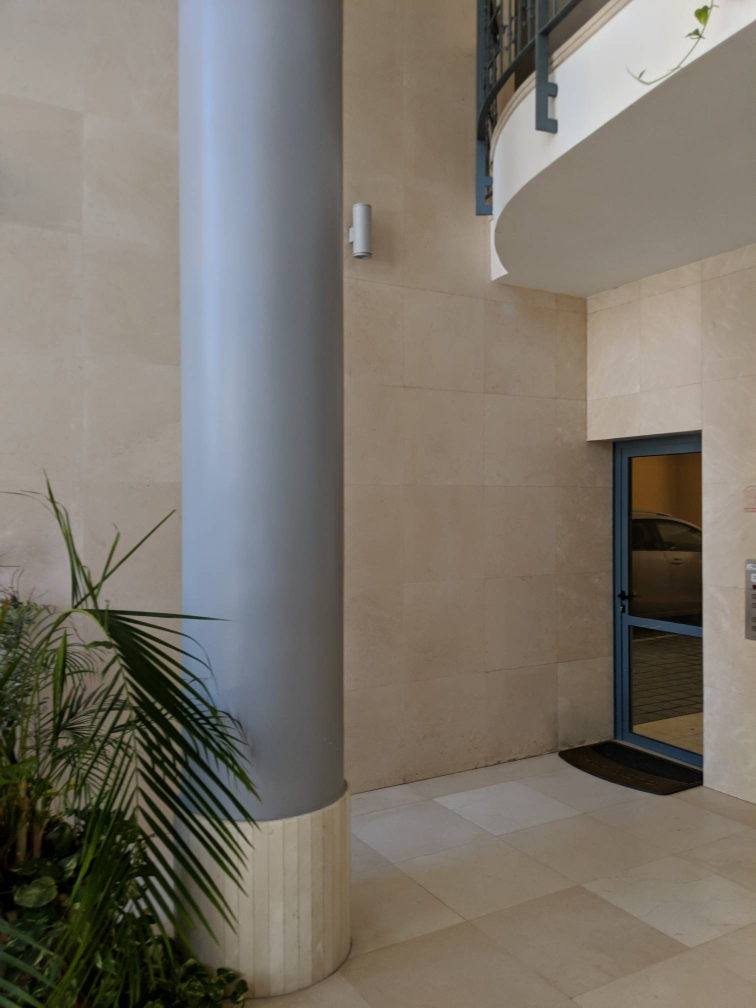
#> input picture Ass2/Images/Office/1.jpg, 1512 x 2016 px, found by its file name (shown at 1/2 size); its folder holds 2 pictures in this run
$ python main11.py
#> lines starting #> are read from the running program, lines starting #| are printed output that depends on the picture
import cv2
import numpy as np

def detect_and_match_keypoints(img1, img2):
    sift = cv2.SIFT_create()

    kp1, des1 = sift.detectAndCompute(img1, None)
    kp2, des2 = sift.detectAndCompute(img2, None)

    img1_with_keypoints = cv2.drawKeypoints(img1, kp1, None, color=(0, 255, 0), flags=cv2.DRAW_MATCHES_FLAGS_DRAW_RICH_KEYPOINTS)
    img2_with_keypoints = cv2.drawKeypoints(img2, kp2, None, color=(0, 255, 0), flags=cv2.DRAW_MATCHES_FLAGS_DRAW_RICH_KEYPOINTS)

    bf = cv2.BFMatcher()

    matches = bf.knnMatch(des1, des2, k=2)

    good_matches = []
    for m, n in matches:
        if m.distance < 0.25 * n.distance:
            good_matches.append(m)

    print(len(good_matches))

    matched_img = cv2.drawMatches(img1_with_keypoints, kp1, img2_with_keypoints, kp2, good_matches, None, flags=cv2.DrawMatchesFlags_NOT_DRAW_SINGLE_POINTS)

    # [4 lines of commented-out code are left out]


    src_pts = np.float32([kp1[m.queryIdx].pt for m in good_matches]).reshape(-1, 1, 2)
    dst_pts = np.float32([kp2[m.trainIdx].pt for m in good_matches]).reshape(-1, 1, 2)
    return src_pts, dst_pts
   # return src_pts, dst_pts, matched_img


def estimate_homography(src_pts, dst_pts):
    H, _ = cv2.findHomography(src_pts, dst_pts, cv2.RANSAC, 5.0)
    return H

# [73 lines left out: functions warp_and_stitch_images, GetNewFrameSizeAndMatrix, not called in this run]


def Convert_xy(x, y):
    global center, f

    xt = ( f * np.tan( (x - center[0]) / f ) ) + center[0]
    yt = ( (y - center[1]) / np.cos( (x - center[0]) / f ) ) + center[1]

    return xt, yt


def ProjectOntoCylinder(InitialImage):
    global w, h, center, f
    h, w = InitialImage.shape[:2]
    center = [w // 2, h // 2]
    f = 1100       # 1100 field; 1000 Sun; 1500 Rainier; 1050 Helens

    # Creating a blank transformed image
    TransformedImage = np.zeros(InitialImage.shape, dtype=np.uint8)

    # Storing all coordinates of the transformed image in 2 arrays (x and y coordinates)
    AllCoordinates_of_ti =  np.array([np.array([i, j]) for i in range(w) for j in range(h)])
    ti_x = AllCoordinates_of_ti[:, 0]
    ti_y = AllCoordinates_of_ti[:, 1]

    # Finding corresponding coordinates of the transformed image in the initial image
    ii_x, ii_y = Convert_xy(ti_x, ti_y)

    # Rounding off the coordinate values to get exact pixel values (top-left corner)
    ii_tl_x = ii_x.astype(int)
    ii_tl_y = ii_y.astype(int)

    # Finding transformed image points whose corresponding
    # initial image points lies inside the initial image
    GoodIndices = (ii_tl_x >= 0) * (ii_tl_x <= (w-2)) * (ii_tl_y >= 0) * (ii_tl_y <= (h-2))

    # Removing all the outside points from everywhere
    ti_x = ti_x[GoodIndices]
    ti_y = ti_y[GoodIndices]

    ii_x = ii_x[GoodIndices]
    ii_y = ii_y[GoodIndices]

    ii_tl_x = ii_tl_x[GoodIndices]
    ii_tl_y = ii_tl_y[GoodIndices]

    # Bilinear interpolation
    dx = ii_x - ii_tl_x
    dy = ii_y - ii_tl_y

    weight_tl = (1.0 - dx) * (1.0 - dy)
    weight_tr = (dx)       * (1.0 - dy)
    weight_bl = (1.0 - dx) * (dy)
    weight_br = (dx)       * (dy)

    TransformedImage[ti_y, ti_x, :] = ( weight_tl[:, None] * InitialImage[ii_tl_y,     ii_tl_x,     :] ) + \
                                      ( weight_tr[:, None] * InitialImage[ii_tl_y,     ii_tl_x + 1, :] ) + \
                                      ( weight_bl[:, None] * InitialImage[ii_tl_y + 1, ii_tl_x,     :] ) + \
                                      ( weight_br[:, None] * InitialImage[ii_tl_y + 1, ii_tl_x + 1, :] )


    # Getting x coorinate to remove black region from right and left in the transformed image
    min_x = min(ti_x)

    # Cropping out the black region from both sides (using symmetricity)
    TransformedImage = TransformedImage[:, min_x : -min_x, :]

    return TransformedImage, ti_x-min_x, ti_y

# [28 lines left out: function main, not called in this run]

if __name__ == "__main__":
    image_path = 'Images/Office'
    num_frames = 6
    img1 = cv2.imread(f'Images/Office/1.jpg')
#> img1 is the input picture: shape (2016, 1512, 3); mean B, G, R 106.5, 116.3, 122.6
    img2 = cv2.imread(f'Images/Office/3.jpg')
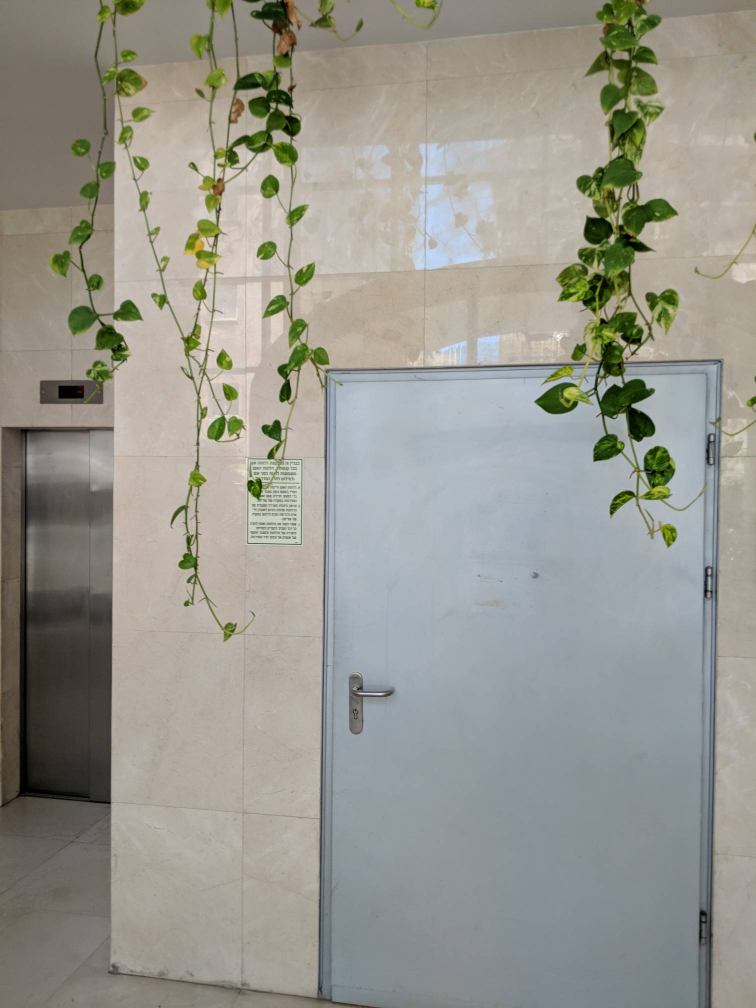
#> input picture Ass2/Images/Office/3.jpg, 1512 x 2016 px, found by its file name (shown at 1/2 size)
#> img2 is the input picture: shape (2016, 1512, 3); mean B, G, R 142.4, 150.6, 151.2
    img1,_,_ = ProjectOntoCylinder(img1)
    img2,_,_ = ProjectOntoCylinder(img2)
#> in ProjectOntoCylinder (call 2), `TransformedImage[ti_y, ti_x, :] = ( weight_tl[:, None] * InitialImage[..`:
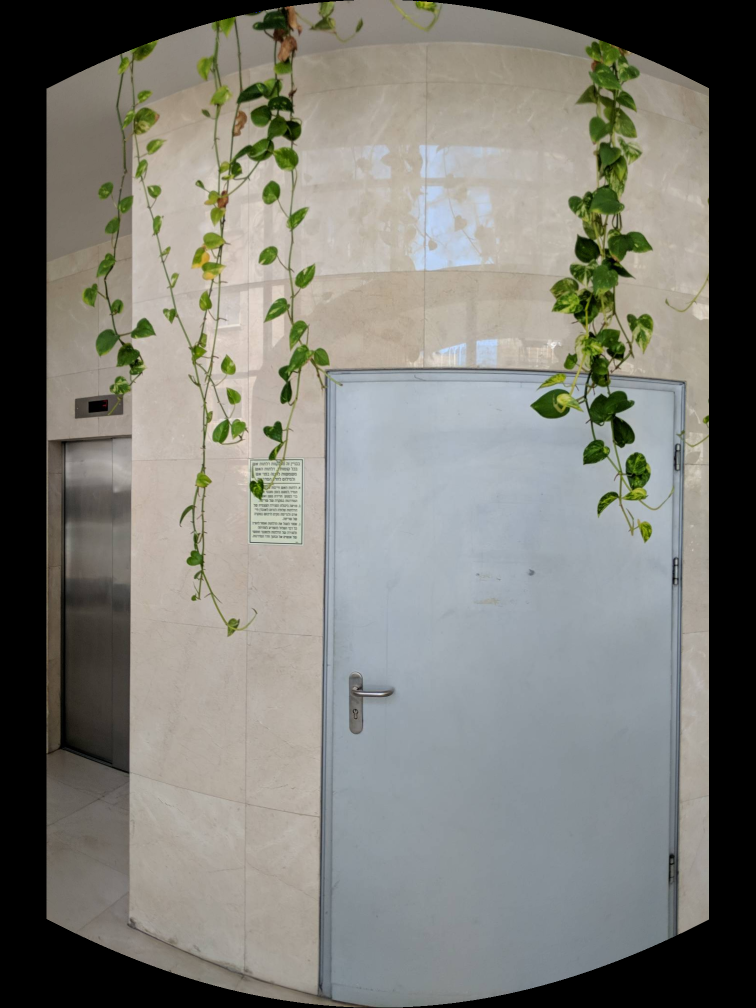
#> TransformedImage: shape (2016, 1512, 3) (shown at 1/2 size); mean B, G, R 119.5, 125.9, 126.2
#> in ProjectOntoCylinder (call 2), `TransformedImage = TransformedImage[:, min_x : -min_x, :]`:
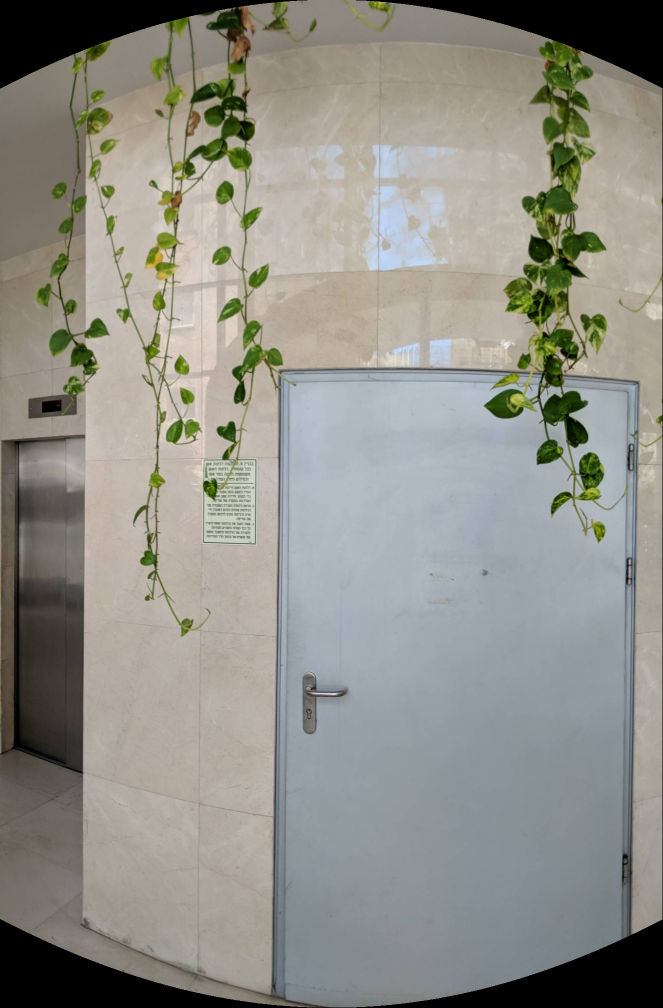
#> TransformedImage: shape (2016, 1326, 3) (shown at 1/2 size); mean B, G, R 136.2, 143.6, 143.8
    src_pts,dst_pts=detect_and_match_keypoints(img1,img2)
#> in detect_and_match_keypoints, `kp1, des1 = sift.detectAndCompute(img1, None)`: kp1 = 1675 keypoints; strongest (x, y, size): (1127, 183, 135.2), (1249, 145, 10), (1257, 148, 7.4), (1249, 162, 12.9)
#> in detect_and_match_keypoints, `kp2, des2 = sift.detectAndCompute(img2, None)`: kp2 = 3897 keypoints; strongest (x, y, size): (1153, 867, 27.9), (480, 789, 18.4), (456, 863, 22.9), (451, 912, 9.8)
#> in detect_and_match_keypoints, `img1_with_keypoints = cv2.drawKeypoints(img1, kp1, None, color=(0, 255..`:
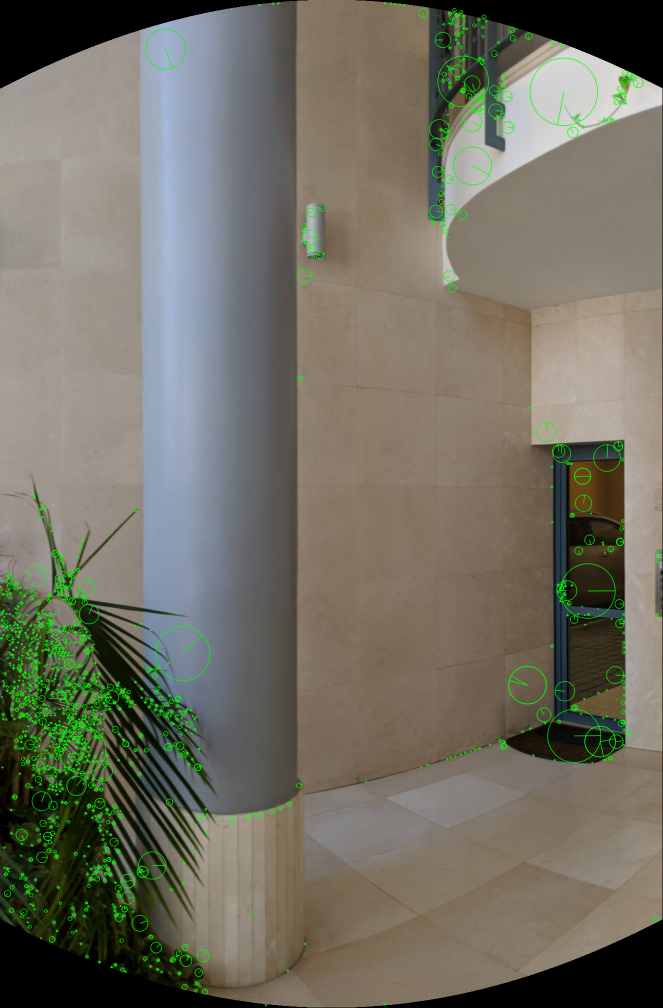
#> img1_with_keypoints: shape (2016, 1326, 3) (shown at 1/2 size); mean B, G, R 98.8, 111.4, 113.6
#> in detect_and_match_keypoints, `img2_with_keypoints = cv2.drawKeypoints(img2, kp2, None, color=(0, 255..`:
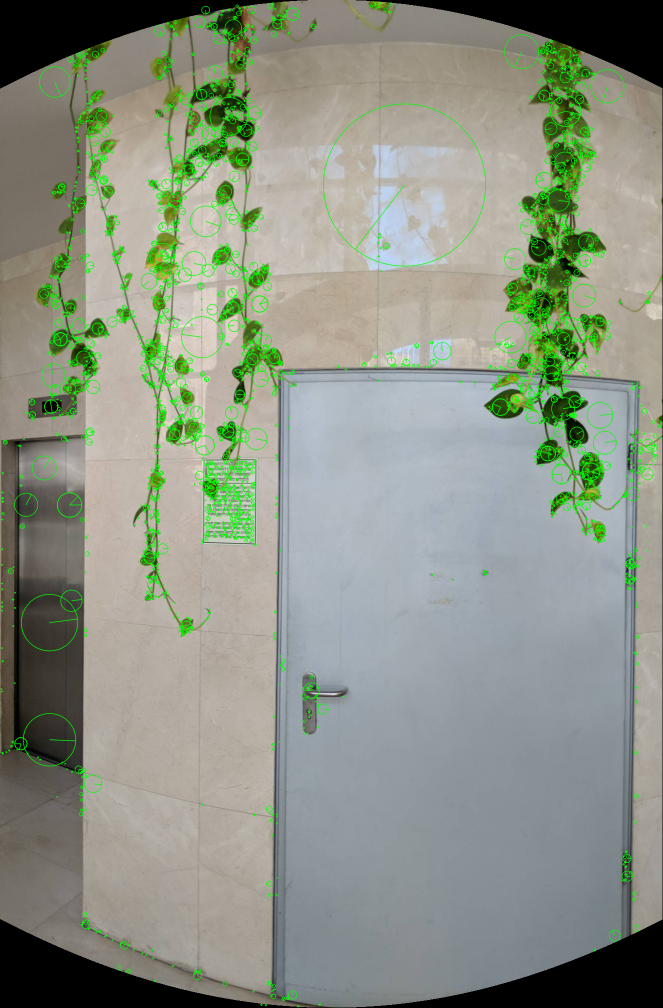
#> img2_with_keypoints: shape (2016, 1326, 3) (shown at 1/2 size); mean B, G, R 133.2, 147.2, 140
#> in detect_and_match_keypoints, `matches = bf.knnMatch(des1, des2, k=2)`: matches = 1675 matches
#> after the loop in detect_and_match_keypoints, `for m, n in matches:`: good_matches = []
#| 0
#> in detect_and_match_keypoints, `matched_img = cv2.drawMatches(img1_with_keypoints, kp1, img2_with_keyp..`:
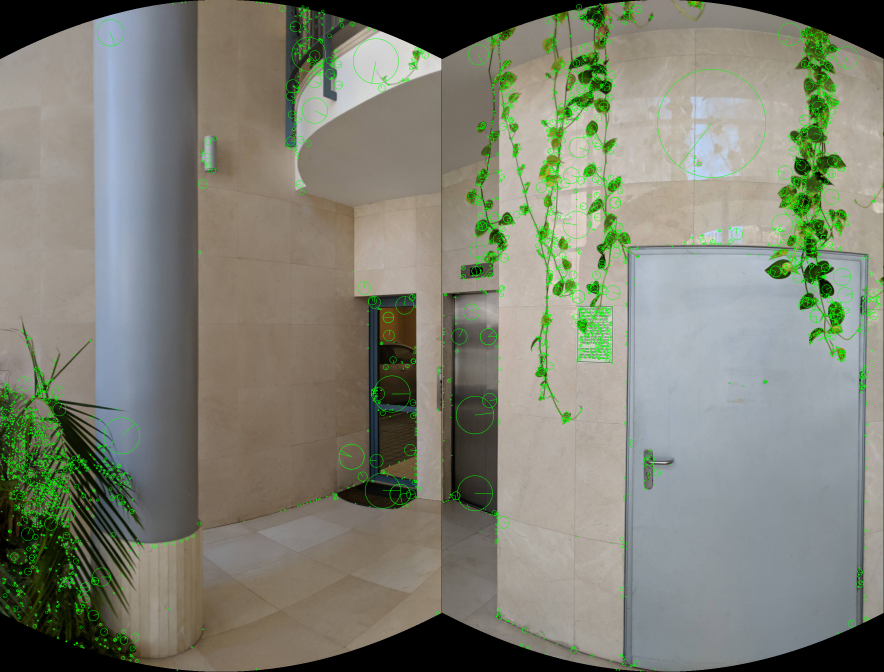
#> matched_img: shape (2016, 2652, 3) (shown at 1/3 size); mean B, G, R 116, 129.3, 126.8
#> in detect_and_match_keypoints, `src_pts = np.float32([kp1[m.queryIdx].pt for m in good_matches]).resha..`: src_pts = empty array
#> src_pts = empty array; dst_pts = empty array
#> (the run stopped early here; a loop or call above may not have finished)
